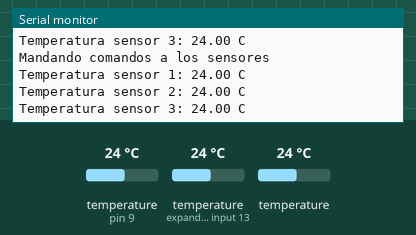
This sketch was run on a simulated Arduino Uno, built with avr-gcc and run on an emulated ATmega328P. Shown: the last lines printed to the serial monitor. The test bench sets the inputs (shaded band); at power-on: temperature (sensors on pin 9, expander input 13) 24 °C, temperature 24 °C.

Above: at 3.3 s.
3.4 s: temperature (sensor on pin 9) set to 12 °C
At 3.9 s:
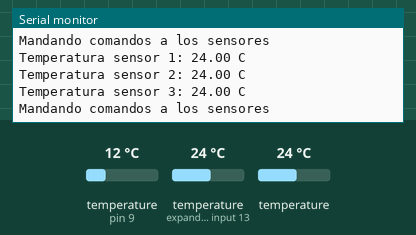
5.9 s: temperature (sensor on expander input 13) set to 12 °C
At 7.0 s:
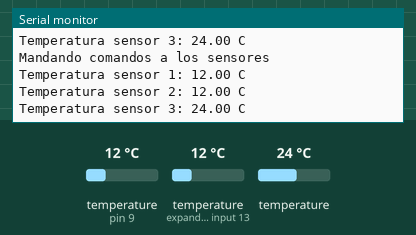
8.4 s: temperature (sensor 209) set to 12 °C
At 10.6 s:
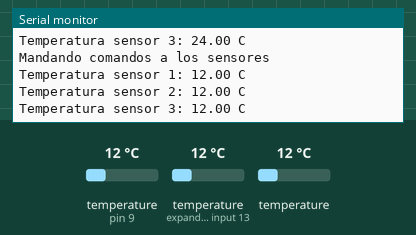
10.9 s: temperature (sensor on pin 9) set to 19 °C
At 12.4 s:
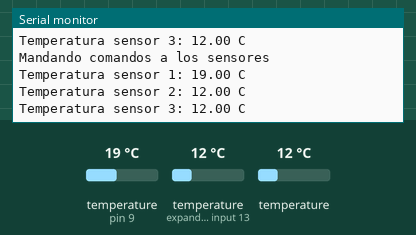
13.4 s: temperature (sensor on expander input 13) set to 19 °C
At 15.7 s:
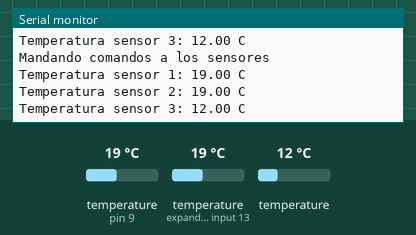
15.9 s: temperature (sensor 209) set to 19 °C
At 17.7 s:
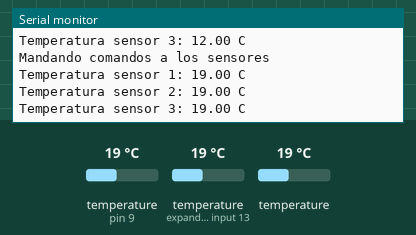
Timing chart, 0 to 19.2 s (numbered marks = the images above; inputs shaded):
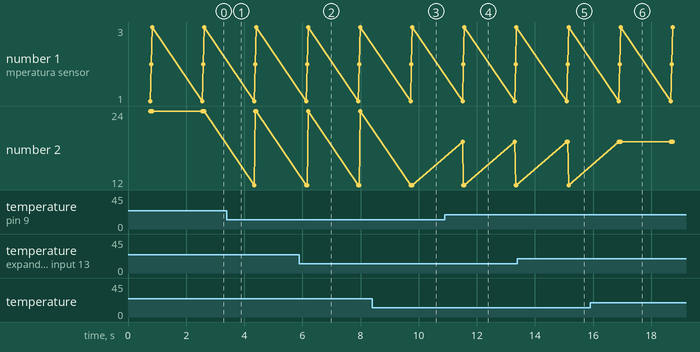

Measured:
- after the input at 5.9 s, the serial monitor: prints a new line after 0.27 s (image 2)
- after the input at 8.4 s, the serial monitor: prints a new line after 1.4 s (image 3)
- after the input at 10.9 s, the serial monitor: prints a new line after 0.61 s (image 4)
- after the input at 13.4 s, the serial monitor: prints a new line after 1.7 s (image 5)
- after the input at 15.9 s, the serial monitor: prints a new line after 1.0 s (image 6)

The sketch:

Proposal_DS18B20.ino
```cpp
#include <OneWire.h>
#include <DallasTemperature.h>

const int pinDatosDQ = 9;

OneWire oneWireObjeto(pinDatosDQ);
DallasTemperature sensorDS18B20(&oneWireObjeto);

void setup() {

    Serial.begin(9600);
    sensorDS18B20.begin();
}

void loop() {

    Serial.println("Mandando comandos a los sensores");
    sensorDS18B20.requestTemperatures();

    Serial.print("Temperatura sensor 1: ");
    Serial.print(sensorDS18B20.getTempCByIndex(0));
    Serial.println(" C");
    Serial.print("Temperatura sensor 2: ");
    Serial.print(sensorDS18B20.getTempCByIndex(1));
    Serial.println(" C");
    Serial.print("Temperatura sensor 3: ");
    Serial.print(sensorDS18B20.getTempCByIndex(2));
    Serial.println(" C");

    delay(1000);
}
```
